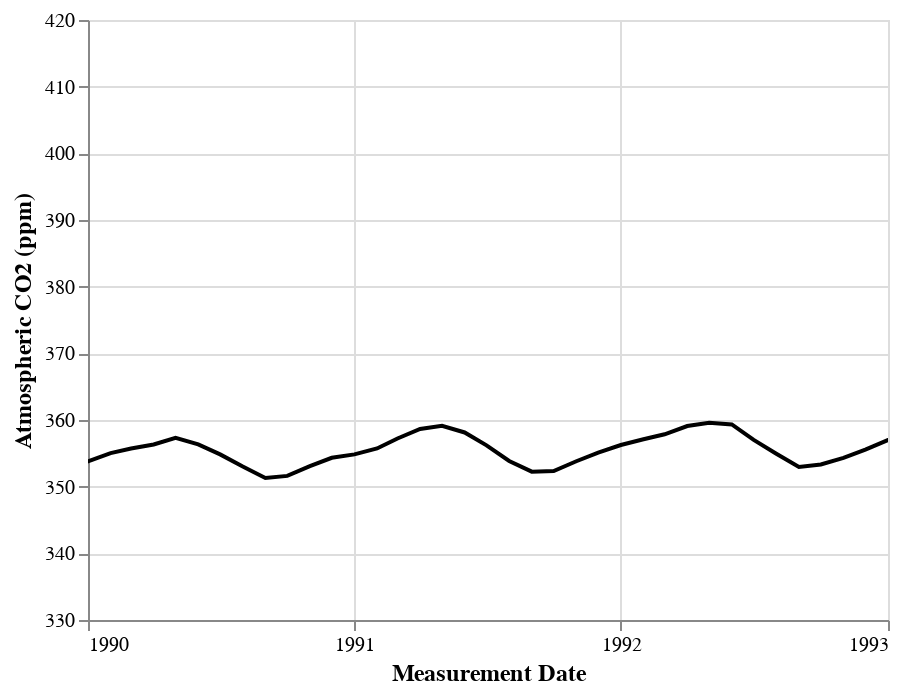

The notebook cell this image was saved under:
### Code cell
# co2_dates = co2_df.loc[(co2_df.date_measured >= '1990-01-01') &  (co2_df.date_measured < '1993-01-01')]
# co2_dates
co2_line = alt.Chart(co2_df).mark_line(color='black', clip=True).encode(
    x=alt.X("date_measured", title="Measurement Date", axis=alt.Axis(tickCount=4), scale=alt.Scale(domain=['1990', '1993'])),
    y=alt.Y("ppm", scale=alt.Scale(zero=False), title="Atmospheric CO2 (ppm)")
).configure_axis(
    titleFontSize=12
)
co2_line

### Figure 1 — Vega-Lite specification as saved in the notebook (floating-point values rounded to 4 significant figures; data arrays with more than 128 entries replaced by an {"elided": "..."} marker saying what was removed)
{"config": {"view": {"continuousWidth": 400, "continuousHeight": 300}, "axis": {"titleFontSize": 12}}, "data": {"name": "data-ecfc281786dd23148efa483af3159f83"}, "mark": {"type": "line", "clip": true, "color": "black"}, "encoding": {"x": {"axis": {"tickCount": 4}, "field": "date_measured", "scale": {"domain": ["1990", "1993"]}, "title": "Measurement Date", "type": "temporal"}, "y": {"field": "ppm", "scale": {"zero": false}, "title": "Atmospheric CO2 (ppm)", "type": "quantitative"}}, "$schema": "https://vega.github.io/schema/vega-lite/v4.17.0.json", "datasets": {"data-ecfc281786dd23148efa483af3159f83": {"elided": "484 records"}}}
